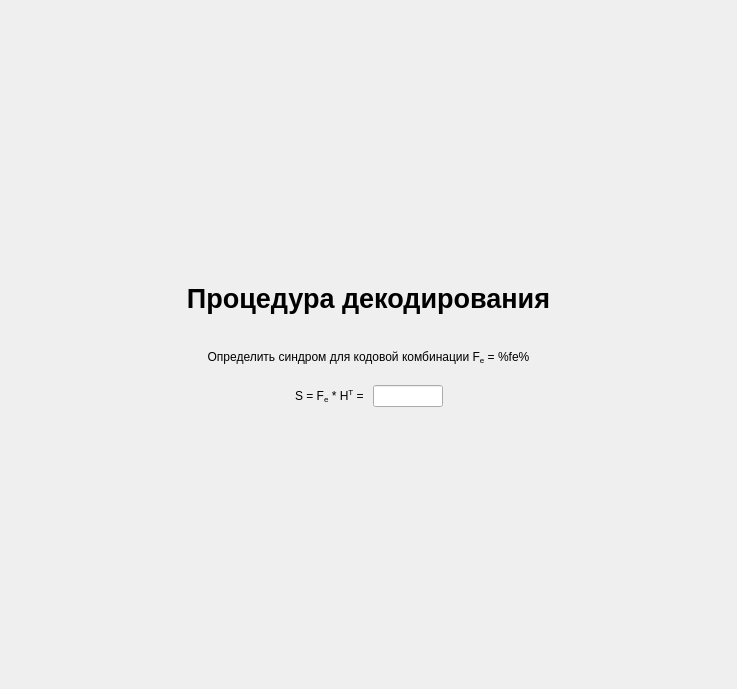
<?xml version="1.0" encoding="UTF-8"?>
<ui version="4.0">
 <class>ScreenTask8</class>
 <widget class="QFrame" name="ScreenTask8">
  <property name="geometry">
   <rect>
    <x>0</x>
    <y>0</y>
    <width>737</width>
    <height>689</height>
   </rect>
  </property>
  <property name="windowTitle">
   <string>Frame</string>
  </property>
  <layout class="QGridLayout" name="gridLayout">
   <property name="leftMargin">
    <number>0</number>
   </property>
   <property name="topMargin">
    <number>0</number>
   </property>
   <property name="rightMargin">
    <number>0</number>
   </property>
   <property name="bottomMargin">
    <number>0</number>
   </property>
   <property name="spacing">
    <number>6</number>
   </property>
   <item row="0" column="0">
    <layout class="QVBoxLayout" name="verticalLayout">
     <item>
      <spacer name="verticalSpacer_2">
       <property name="orientation">
        <enum>Qt::Vertical</enum>
       </property>
       <property name="sizeHint" stdset="0">
        <size>
         <width>20</width>
         <height>40</height>
        </size>
       </property>
      </spacer>
     </item>
     <item>
      <widget class="QLabel" name="titleH">
       <property name="font">
        <font>
         <family>MS Shell Dlg 2</family>
         <pointsize>20</pointsize>
         <weight>75</weight>
         <bold>true</bold>
        </font>
       </property>
       <property name="text">
        <string>Процедура декодирования</string>
       </property>
       <property name="alignment">
        <set>Qt::AlignCenter</set>
       </property>
       <property name="wordWrap">
        <bool>true</bool>
       </property>
      </widget>
     </item>
     <item>
      <spacer name="verticalSpacer_3">
       <property name="orientation">
        <enum>Qt::Vertical</enum>
       </property>
       <property name="sizeType">
        <enum>QSizePolicy::Minimum</enum>
       </property>
       <property name="sizeHint" stdset="0">
        <size>
         <width>0</width>
         <height>30</height>
        </size>
       </property>
      </spacer>
     </item>
     <item>
      <widget class="QLabel" name="title">
       <property name="styleSheet">
        <string notr="true">font: 75 20pt &quot;MS Shell Dlg 2&quot;;</string>
       </property>
       <property name="text">
        <string>Определить синдром для кодовой комбинации F&lt;sub&gt;e&lt;/sub&gt; = %fe%</string>
       </property>
       <property name="alignment">
        <set>Qt::AlignCenter</set>
       </property>
       <property name="wordWrap">
        <bool>true</bool>
       </property>
      </widget>
     </item>
     <item>
      <spacer name="verticalSpacer_4">
       <property name="orientation">
        <enum>Qt::Vertical</enum>
       </property>
       <property name="sizeType">
        <enum>QSizePolicy::Minimum</enum>
       </property>
       <property name="sizeHint" stdset="0">
        <size>
         <width>0</width>
         <height>15</height>
        </size>
       </property>
      </spacer>
     </item>
     <item>
      <layout class="QHBoxLayout" name="horizontalLayout_2">
       <item>
        <spacer name="horizontalSpacer">
         <property name="orientation">
          <enum>Qt::Horizontal</enum>
         </property>
         <property name="sizeHint" stdset="0">
          <size>
           <width>0</width>
           <height>0</height>
          </size>
         </property>
        </spacer>
       </item>
       <item>
        <widget class="QLabel" name="label1">
         <property name="styleSheet">
          <string notr="true">font: 16pt &quot;MS Shell Dlg 2&quot;;</string>
         </property>
         <property name="text">
          <string>S = F&lt;sub&gt;e&lt;/sub&gt; * H&lt;sup&gt;T&lt;/sup&gt; = </string>
         </property>
         <property name="alignment">
          <set>Qt::AlignRight|Qt::AlignTrailing|Qt::AlignVCenter</set>
         </property>
        </widget>
       </item>
       <item>
        <widget class="QLineEdit" name="input">
         <property name="sizePolicy">
          <sizepolicy hsizetype="Fixed" vsizetype="Fixed">
           <horstretch>0</horstretch>
           <verstretch>0</verstretch>
          </sizepolicy>
         </property>
         <property name="maximumSize">
          <size>
           <width>70</width>
           <height>16777215</height>
          </size>
         </property>
         <property name="styleSheet">
          <string notr="true">font: 16pt &quot;MS Shell Dlg 2&quot;;</string>
         </property>
         <property name="maxLength">
          <number>4</number>
         </property>
         <property name="alignment">
          <set>Qt::AlignCenter</set>
         </property>
        </widget>
       </item>
       <item>
        <spacer name="horizontalSpacer_4">
         <property name="orientation">
          <enum>Qt::Horizontal</enum>
         </property>
         <property name="sizeHint" stdset="0">
          <size>
           <width>0</width>
           <height>0</height>
          </size>
         </property>
        </spacer>
       </item>
      </layout>
     </item>
     <item>
      <spacer name="verticalSpacer">
       <property name="orientation">
        <enum>Qt::Vertical</enum>
       </property>
       <property name="sizeHint" stdset="0">
        <size>
         <width>20</width>
         <height>40</height>
        </size>
       </property>
      </spacer>
     </item>
    </layout>
   </item>
  </layout>
 </widget>
 <resources/>
 <connections/>
</ui>
